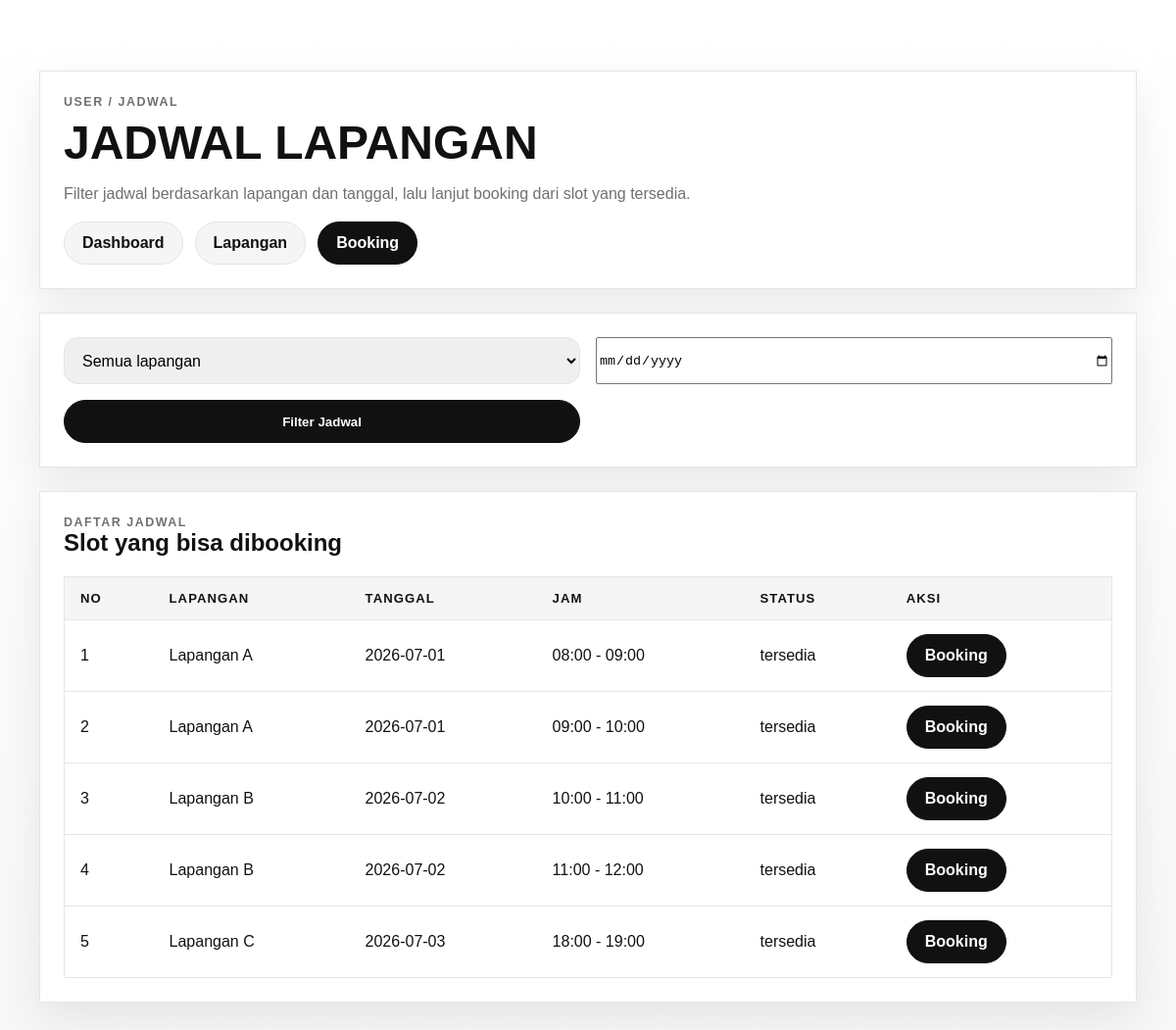
Screenshot of /user/jadwal.php (signed in) with the database file from the repository.
### tables this page shows
CREATE TABLE IF NOT EXISTS jadwal (
  id INT AUTO_INCREMENT PRIMARY KEY,
  lapangan_id INT NOT NULL,
  tanggal DATE NOT NULL,
  jam_mulai TIME NOT NULL,
  jam_selesai TIME NOT NULL,
  status ENUM('tersedia', 'dibooking') NOT NULL DEFAULT 'tersedia',
  CONSTRAINT fk_jadwal_lapangan
    FOREIGN KEY (lapangan_id) REFERENCES lapangan(id)
    ON UPDATE CASCADE
    ON DELETE RESTRICT,
  INDEX idx_jadwal_lapangan_tanggal (lapangan_id, tanggal)
);

CREATE TABLE IF NOT EXISTS lapangan (
  id INT AUTO_INCREMENT PRIMARY KEY,
  nama_lapangan VARCHAR(100) NOT NULL,
  harga_per_jam INT NOT NULL,
  status ENUM('tersedia', 'maintenance') NOT NULL DEFAULT 'tersedia'
);

### user/jadwal.php (the view, shortened to what this page needs)
<?php
require_once __DIR__ . '/../config/koneksi.php';
$tanggal = trim($_GET['tanggal'] ?? '');
$sql = 'SELECT j.id, j.lapangan_id, l.nama_lapangan, l.harga_per_jam, j.tanggal, j.jam_mulai, j.jam_selesai, j.status
        FROM jadwal j
        INNER JOIN lapangan l ON l.id = j.lapangan_id
        WHERE 1=1';
$params = [];
$sql .= ' ORDER BY j.tanggal ASC, j.jam_mulai ASC';
$stmt = $pdo->prepare($sql);
$stmt->execute($params);
$jadwalList = $stmt->fetchAll();
require_once __DIR__ . '/../includes/header.php';
?>
<div class="container hero">
  <div class="grid" style="gap: 24px;">
    <div class="card">
      <div class="kicker">User / Jadwal</div>
      <h1 style="font-size: clamp(2rem, 4vw, 3.2rem);">Jadwal lapangan</h1>
      <p class="muted">Filter jadwal berdasarkan lapangan dan tanggal, lalu lanjut booking dari slot yang tersedia.</p>
      <div class="nav">
        <a class="pill secondary" href="dashboard_user.php">Dashboard</a>
        <a class="pill secondary" href="lapangan.php">Lapangan</a>
        <a class="pill" href="booking.php">Booking</a>
      </div>
    </div>
    <section class="card">
      <form class="grid two" method="get">
        <select name="lapangan_id" required style="min-height: 48px; padding: 0 14px; border: 1px solid #e5e5e5; border-radius: 14px; font: inherit;">
          <option value="0">Semua lapangan</option>
        </select>
        <input type="date" name="tanggal" value="<?php echo htmlspecialchars($tanggal, ENT_QUOTES, 'UTF-8'); ?>">
        <button class="button" type="submit">Filter Jadwal</button>
      </form>
    </section>
    <section class="card">
      <div class="kicker">Daftar Jadwal</div>
      <h2>Slot yang bisa dibooking</h2>
      <div style="overflow-x: auto;">
        <table class="table">
          <thead>
            <tr>
              <th>No</th>
              <th>Lapangan</th>
              <th>Tanggal</th>
              <th>Jam</th>
              <th>Status</th>
              <th>Aksi</th>
            </tr>
          </thead>
          <tbody>
            <?php if (empty($jadwalList)): ?>
              <tr>
                <td colspan="6" class="muted">Belum ada jadwal yang sesuai filter.</td>
              </tr>
            <?php else: ?>
              <?php foreach ($jadwalList as $index => $jadwal): ?>
                <tr>
                  <td><?php echo $index + 1; ?></td>
                  <td><?php echo htmlspecialchars($jadwal['nama_lapangan'], ENT_QUOTES, 'UTF-8'); ?></td>
                  <td><?php echo htmlspecialchars($jadwal['tanggal'], ENT_QUOTES, 'UTF-8'); ?></td>
                  <td><?php echo htmlspecialchars(substr($jadwal['jam_mulai'], 0, 5) . ' - ' . substr($jadwal['jam_selesai'], 0, 5), ENT_QUOTES, 'UTF-8'); ?></td>
                  <td><?php echo htmlspecialchars($jadwal['status'], ENT_QUOTES, 'UTF-8'); ?></td>
                  <td>
                    <?php if ($jadwal['status'] === 'tersedia'): ?>
                      <a class="pill" href="booking.php?jadwal_id=<?php echo (int) $jadwal['id']; ?>">Booking</a>
                    <?php else: ?>
                      <span class="muted">Tidak tersedia</span>
                    <?php endif; ?>
                  </td>
                </tr>
              <?php endforeach; ?>
            <?php endif; ?>
          </tbody>
        </table>
      </div>
    </section>
  </div>
</div>
<?php require_once __DIR__ . '/../includes/footer.php'; ?>

### assets/css/style.css (style rules this page uses)
:root { --ink: #111111; --canvas: #ffffff; --soft-cloud: #f5f5f5; --hairline: #e5e5e5; --muted: #707072; --sale: #d30005; --radius: 9999px; --shadow: 0 16px 40px rgba(17, 17, 17, 0.08); --font-sans: Arial, Helvetica, sans-serif; }
* { box-sizing: border-box; }
body { margin: 0; font-family: var(--font-sans); background: linear-gradient(180deg, #ffffff 0%, #f7f7f7 100%); color: var(--ink); }
a { color: inherit; text-decoration: none; }
.container { width: min(1120px, calc(100% - 32px)); margin: 0 auto; }
.nav { display: flex; gap: 12px; flex-wrap: wrap; }
.pill, .button { display: inline-flex; align-items: center; justify-content: center; min-height: 44px; padding: 0 18px; border-radius: var(--radius); border: 1px solid var(--ink); background: var(--ink); color: #fff; font-weight: 700; transition: transform 160ms ease, box-shadow 160ms ease, background-color 160ms ease, color 160ms ease, border-color 160ms ease; }
.button.secondary, .pill.secondary { background: var(--soft-cloud); color: var(--ink); border-color: var(--hairline); }
.hero { padding: 72px 0 56px; }
.card { background: #fff; border: 1px solid var(--hairline); box-shadow: var(--shadow); padding: 24px; transition: transform 180ms ease, box-shadow 180ms ease, border-color 180ms ease; }
.table tbody tr { transition: background-color 150ms ease; }
.kicker { text-transform: uppercase; letter-spacing: 0.12em; color: var(--muted); font-size: 0.78rem; font-weight: 700; }
h1, h2, h3, p { margin-top: 0; }
h1 { font-size: clamp(2.5rem, 6vw, 5rem); line-height: 0.95; text-transform: uppercase; margin: 12px 0 16px; }
p { line-height: 1.6; color: #2f2f31; }
.grid { display: grid; gap: 16px; }
.grid.two { grid-template-columns: repeat(2, minmax(0, 1fr)); }
.table { width: 100%; border-collapse: collapse; background: #fff; border: 1px solid var(--hairline); }
.table th, .table td { padding: 14px 16px; text-align: left; border-bottom: 1px solid var(--hairline); }
.table th { background: var(--soft-cloud); font-size: 0.82rem; text-transform: uppercase; letter-spacing: 0.08em; }
.muted { color: var(--muted); }

### rows the page displays
jadwal: lapangan.nama_lapangan "Lapangan A", tanggal "2026-07-01", jam_mulai+jam_selesai "08:00 - 09:00", status "tersedia"
jadwal: lapangan.nama_lapangan "Lapangan A", tanggal "2026-07-01", jam_mulai+jam_selesai "09:00 - 10:00", status "tersedia"
jadwal: lapangan.nama_lapangan "Lapangan B", tanggal "2026-07-02", jam_mulai+jam_selesai "10:00 - 11:00", status "tersedia"
jadwal: lapangan.nama_lapangan "Lapangan B", tanggal "2026-07-02", jam_mulai+jam_selesai "11:00 - 12:00", status "tersedia"
jadwal: lapangan.nama_lapangan "Lapangan C", tanggal "2026-07-03", jam_mulai+jam_selesai "18:00 - 19:00", status "tersedia"
